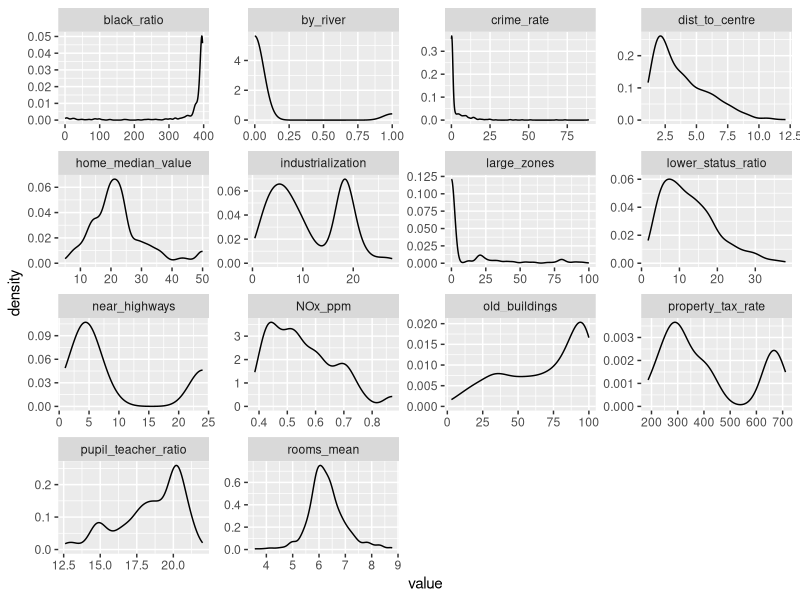
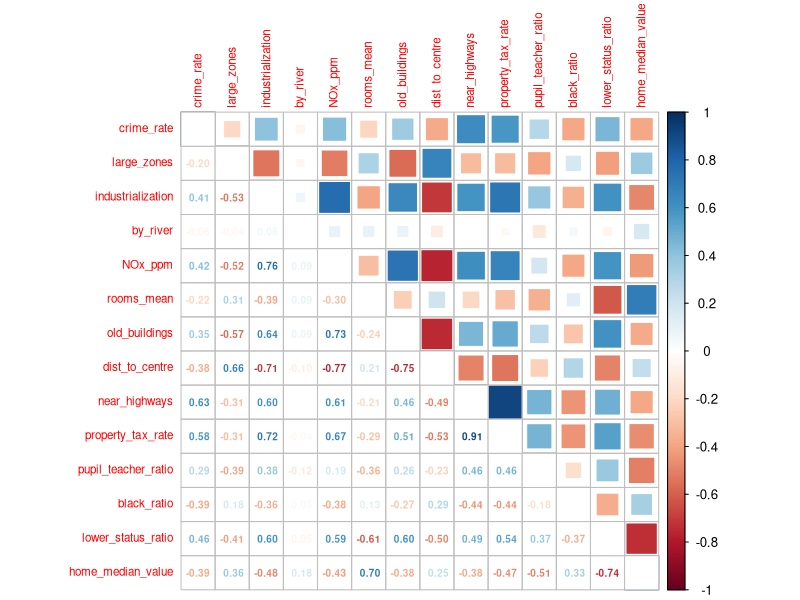

The R script that drew these images, in order: (Note: this script raises an error after producing the figures.)
## ---- chunk 1
Boston = read.csv("Boston.csv",header=TRUE)
Boston_std = read.csv("Boston_std.csv",header=TRUE)
summary(Boston)
## ---- chunk 2
library(purrr)
library(tidyr)
library(ggplot2)
Boston %>%
  keep(is.numeric) %>%                     # Keep only numeric columns
  gather() %>%                             # Convert to key-value pairs
  ggplot(aes(value)) +                     # Plot the values
    facet_wrap(~ key, scales = "free") +   # In separate panels
    geom_density()                         # as density
## ---- chunk 3
library(corrplot)
corrplot.mixed(cor(Boston),number.cex = .6,upper="square",tl.pos = "lt",tl.cex=0.7)
## ---- chunk 4
linear_fit = lm(home_median_value ~ lower_status_ratio + avg_rooms + pupil_teacher_ratio + industrialization,data=Boston)
summary(linear_fit)
## ---- chunk 5
linear_fit = lm(home_median_value ~ lower_status_ratio + avg_rooms + pupil_teacher_ratio,data=Boston)
summary(linear_fit)
## ---- chunk 6
plot(linear_fit,which=1)
## ---- chunk 7
plot(linear_fit,which=2)
## ---- chunk 8
plot(linear_fit,which=5)
## ---- chunk 9
Boston_reduced = Boston[-c(360:380),]
linear_fit = lm(home_median_value ~ lower_status_ratio + avg_rooms + pupil_teacher_ratio,data=Boston_reduced)
summary(linear_fit)
plot(linear_fit,which=c(1,2,5))
## ---- chunk 10
pca_fit = prcomp(Boston_std)
biplot(pca_fit, choices = 1:2, cex=c(0.7,0.8),col=c("darkseagreen","darkorchid"))
## ---- chunk 11
biplot(pca_fit, choices = c(3,4), cex=c(0.7,0.8),col=c("darkseagreen","darkorchid"))
## ---- chunk 12
summary(pca_fit)
## ---- chunk 13
biplot(pca_fit, choices = c(2,3), cex=c(0.7,0.8),col=c("darkseagreen","darkorchid"))

